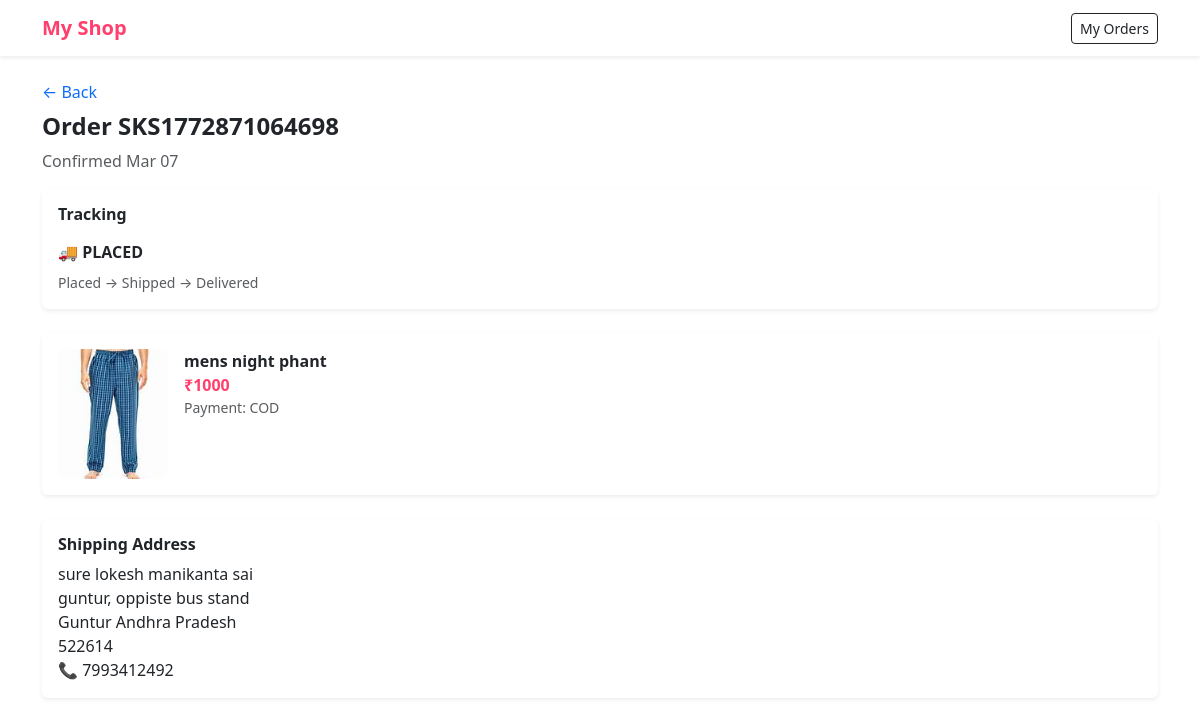
Page /order/12 (signed in) on the committed database.
### models/order.py (models this page shows)
class Order(db.Model):
    __tablename__ = "order"
    id = db.Column(db.Integer, primary_key=True)
    order_id = db.Column(db.String(20), nullable=False)
    user_id = db.Column(db.Integer, db.ForeignKey("user.id"), nullable=False)
    product_id = db.Column(db.Integer, db.ForeignKey("product.id"), nullable=False)
    address_id = db.Column(db.Integer, db.ForeignKey("address.id"), nullable=False)
    payment_method = db.Column(db.String(20), nullable=False)
    status = db.Column(db.String(20), default="Placed")
    created_at = db.Column(db.DateTime, default=datetime.utcnow)
    size = db.Column(db.String(10))
    user = db.relationship("User", backref="orders")
    product = db.relationship("Product", backref="orders")
    address = db.relationship("Address", backref="orders")

### models/product.py (models this page shows)
class Product(db.Model):
    id = db.Column(db.Integer, primary_key=True)
    name = db.Column(db.String(100), nullable=False)
    price = db.Column(db.Integer, nullable=False)
    category = db.Column(db.String(50))
    type = db.Column(db.String(50))
    color = db.Column(db.String(30))
    brand = db.Column(db.String(50))
    sizes = db.Column(db.String(100))
    image = db.Column(db.String(200))
    image2 = db.Column(db.String(200))
    image3 = db.Column(db.String(200))

### models/address.py (models this page shows)
class Address(db.Model):
    id = db.Column(db.Integer, primary_key=True)
    user_id = db.Column(db.Integer, db.ForeignKey("user.id"))
    name = db.Column(db.String(100))
    mobile = db.Column(db.String(10))
    email = db.Column(db.String(120))
    house = db.Column(db.String(200))
    street = db.Column(db.String(200))
    city = db.Column(db.String(100))
    state = db.Column(db.String(100))
    pincode = db.Column(db.String(10))

### app.py (the view)
@app.route("/order/<int:id>")
def order_detail(id):
    if "user_id" not in session:
        return redirect("/login")
    order = Order.query.get_or_404(id)
    return render_template("order_detail.html", order=order)

### templates/order_detail.html (shortened to what this page needs)
{% extends "base.html" %}
{% block content %}
<a href="/my-orders" class="text-decoration-none">← Back</a>
<h4 class="fw-bold mt-2">Order {{ order.order_id }}</h4>
<p class="text-muted">Confirmed {{ order.created_at.strftime("%b %d") }}</p>
<div class="card border-0 shadow-sm mb-4">
<div class="card-body">
<h6 class="fw-bold mb-3">Tracking</h6>
<div class="mb-2">
🚚 <span class="fw-semibold">{{ order.status }}</span>
</div>
<div class="text-muted small">
Placed → Shipped → Delivered
</div>
</div>
</div>
<div class="card border-0 shadow-sm mb-4">
<div class="card-body d-flex gap-3">
<img src="{{ url_for('static', filename=order.product.image) }}"
     style="width:110px; height:130px; object-fit:cover; border-radius:8px;">
<div>
<div class="fw-semibold">
{{ order.product.name }}
</div>
<div class="pink fw-bold">
₹{{ order.product.price }}
</div>
<div class="text-muted small">
Payment: {{ order.payment_method|upper }}
</div>
</div>
</div>
</div>
<div class="card border-0 shadow-sm">
<div class="card-body">
<h6 class="fw-bold mb-2">Shipping Address</h6>
{{ order.address.name }} <br>
{{ order.address.house }}, {{ order.address.street }} <br>
{{ order.address.city }} {{ order.address.state }} <br>
{{ order.address.pincode }} <br>
📞 {{ order.address.mobile }}
</div>
</div>
{% endblock %}

### templates/base.html (style rules this page uses)
body { background: #fff; }
.pink { color: #ff3f6c; }

### rows in the picture
Order: order_id "SKS1772871064698", created_at "Mar 07", status "PLACED", payment_method "COD"
Product: image (picture), product.name "mens night phant", product.price "1000"
Address: address.name "sure lokesh manikanta sai", address.house "guntur", address.street "oppiste bus stand", address.city "Guntur", address.state "Andhra Pradesh", address.pincode "522614", address.mobile "7993412492"
